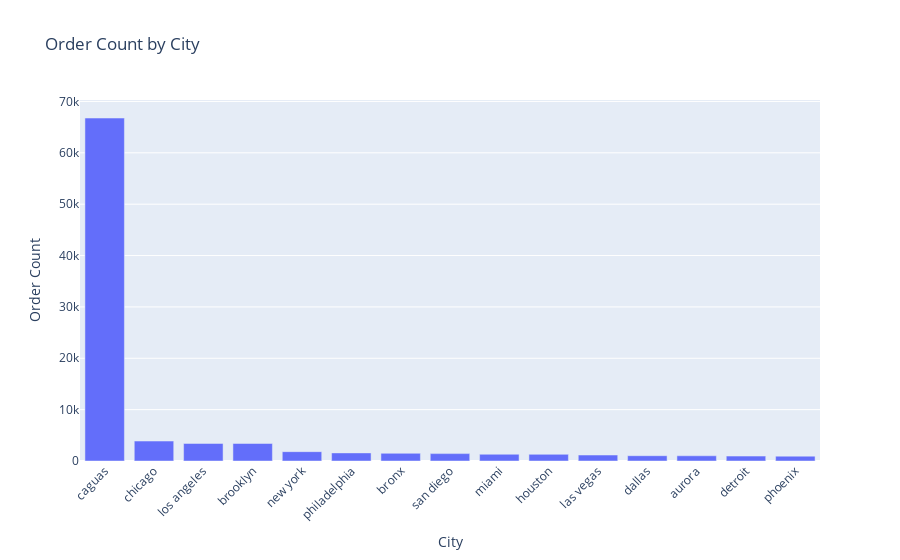

The cell this chart's notebook holds for it:
### Markdown cell above
## Step 9: Test the Enhanced Agent

### Code cell
# Test 1: Complex SQL query
result = data_analyst.analyze("What are the top 10 cities with the most orders, and what's their average delivery delay?")

print("\n" + "="*80)
print("📊 RESULTS")
print("="*80)

# Show classification
if result.get('query_classification'):
    c = result['query_classification']
    print(f"\n🔍 Classification:")
    print(f"  Type: {c.query_type}")
    print(f"  Confidence: {c.confidence:.2%}")
    print(f"  Entities: {c.entities}")

# Show SQL
if result.get('sql_generation'):
    sg = result['sql_generation']
    print(f"\n💾 SQL Generation:")
    print(f"  Query: {sg.sql_query}")
    print(f"  Attempts: {result.get('sql_attempts', 1)}")

# Show insights
print(f"\n📝 Analysis:\n")
print(result['final_response'])

# Show data
if result.get('query_results') is not None:
    print("\n📋 Data:")
    display(result['query_results'])

# Show charts
if result.get('charts'):
    for chart in result['charts']:
        chart['figure'].show()

### Figure 1 — Plotly figure (JSON) as saved in the notebook; plotly's stock layout.template omitted (floating-point values rounded to 4 significant figures)
{"data": [{"hovertemplate": "City=%{x}<br>Order Count=%{y}<extra></extra>", "legendgroup": "", "marker": {"color": "#636efa", "pattern": {"shape": ""}}, "name": "", "orientation": "v", "showlegend": false, "textposition": "auto", "type": "bar", "x": ["caguas", "chicago", "los angeles", "brooklyn", "new york", "philadelphia", "bronx", "san diego", "miami", "houston", "las vegas", "dallas", "aurora", "detroit", "phoenix"], "xaxis": "x", "y": [66770, 3885, 3417, 3412, 1816, 1577, 1500, 1437, 1314, 1297, 1164, 1029, 1015, 958, 945], "yaxis": "y"}], "layout": {"barmode": "relative", "legend": {"tracegroupgap": 0}, "title": {"text": "Order Count by City"}, "xaxis": {"anchor": "y", "domain": [0, 1], "tickangle": -45, "title": {"text": "City"}}, "yaxis": {"anchor": "x", "domain": [0, 1], "title": {"text": "Order Count"}}}}
